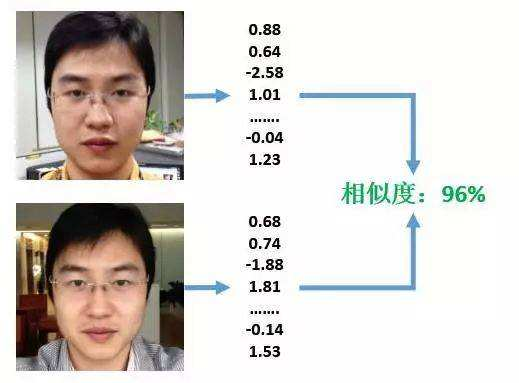
#> input picture Opencv_Learning/face4.jpeg, 519 x 383 px
$ jupyter execute '10 FaceRecog_Haar_Adaboost.ipynb'
#> lines starting #> are read from the running program, lines starting #| are printed output that depends on the picture; after the words box and inside, x2 and y2 are one past the last pixel; in counts of white or black regions, pixels touching at a corner belong together
## 10 人脸识别（ML）

Haar特征+Adaboost分类器

#### 1. Haar特征
haar由多个模板组成

- 特征运算量大<br>
    - haar模板 从上到下 从左到右移动<br>
img-100\*100 模板-10\*10 step=10 需要100次<br>
模板还需要缩放 10\*10 -> 11\*11（每次缩放10%） 缩放20级
    - $i.e:$ 1080\*720、10\*10、step=2 <br>
计算量 = 14个模板\*20级缩放\*( 1080/2\*720/2 )( 大约是这么多保持数量级不变即可 )\*(100个点的加减运算) = 50~100亿次<br>
    且帧率一般 >=15fps，则50～100亿\*15 = 1k亿次<br>
运算量非常大. 国外提出了积分图减少运算量<br>
- 积分图，可以进行特征的快速计算<br>
每个小方块分别用1234表示<br>
A（1）B（1、2，指的是图上一行）
C（1、3，一列）
D（1234，四个方块之和）

<br />

    - 计算方法：4 = A-B-C+D = 1 +1+2+3+4 -1-2 -1-3 =4<br>
任意一个方框可以用相邻的ABCD算出，可以把10\*10这样100个像素点的计算简化为3次加减<br>
问题是在正式计算之前，要把图片上所有像素遍历一次，计算出所有小方块
    - 训练终止条件：1）循环次数for count 2）最小检测概率p


#### 2. Adaboost分类器
三级（强分类器 弱分类器 node）<br>

一般有15-20个强分类器，只有目标都通过了这15-20个强分类器，才被认为是目标。<br>
$i.e:$ 3个强分类器各自有特征和阈值——x1 t1 x2 t2 x3 t3 <br>
if x1>t1 & x2>t2 & x4>t3， then 目标=苹果
- 强分类器=多个弱分类器，弱分类器=多个Node节点
- 弱分类器：用于计算x1、x2、x3，y是弱分类器的特征<br>
$i.e:$ 强分类器2由三个弱分类器组成，则x2 = sum(y1,y2,y3)
- Node: 用于计算y，z是node的特征，3个haar 对应 3个node节点<br>
$i.e:$ 对Node1来说，if haar1 > nodeT1，then z1=$\alpha_1$，else z1=$\alpha_2$<br>
if Z = sum(z1,z2,z3) > T ，then y1 = AA，else y1= BB

[CSDN博主讲解Adaboost](https://blog.csdn.net/v_july_v/article/details/40718799)

[cell 1]
# 1 load xml 2 load img 3 haar(gray) 4 detect 5 draw rect
import cv2
import numpy as np

face_xml = cv2.CascadeClassifier('haarcascade_frontalface_default.xml')
eye_xml = cv2.CascadeClassifier('haarcascade_eye.xml')
img = cv2.imread('face4.jpeg')
#> img is the input picture: shape (383, 519, 3); mean B, G, R 204.5, 209.6, 214.7
cv2.imshow('src', img)
# haar gray
gray = cv2.cvtColor(img, cv2.COLOR_BGR2GRAY)
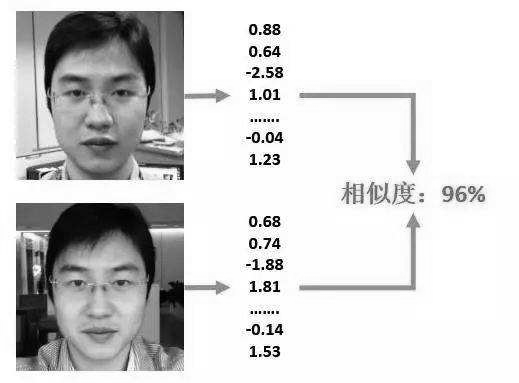
#> gray: shape (383, 519); min 0, max 255, mean 210.6
# detect  1 data 2 scale 3 target_size 目标最小不能小于5
faces = face_xml.detectMultiScale(gray, 1.3, 5)
#> faces = [[32, 39, 132, 132], [40, 235, 122, 122]]
print('face=',len(faces))
#| face= 2

# draw
for (x,y,w,h) in faces:
    cv2.rectangle(img,(x,y),(x+w,y+h),(255,0,0),2)
    roi_face=gray[y:y+h,x:x+w] # gray
    roi_color = img[y:y+h,x:x+w] # BGR
    # 参数必须是gray类型
    eyes=eye_xml.detectMultiScale(roi_face)
    print('eye=',len(eyes))
    for (e_x,e_y,e_w,e_h) in eyes:
        cv2.rectangle(roi_color,(e_x,e_y),(e_x+e_w,e_y+e_h),(0,255,0),2)
#> this loop made 2 passes
#> (x, y, w, h, eyes) on passes 1 to 2: (32, 39, 132, 132, [[28, 40, 30, 30], [72, 38, 31, 31]]), (40, 235, 122, 122, [[66, 34, 29, 29], [22, 33, 31, 31], [49, 42, 23, 23]])
#| eye= 2
#| eye= 3
#> pass 1, `roi_face=gray[y:y+h,x:x+w]`:
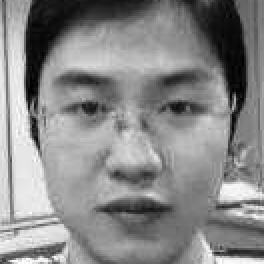
#> roi_face: shape (132, 132) (shown 2 times larger); min 0, max 255, mean 135.8
#> pass 1, `roi_color = img[y:y+h,x:x+w]`:
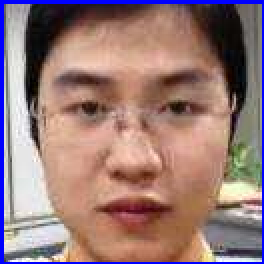
#> roi_color: shape (132, 132, 3) (shown 2 times larger); mean B, G, R 119.7, 122.3, 152.2
#> pass 2, `roi_face=gray[y:y+h,x:x+w]`:
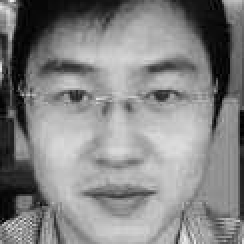
#> roi_face: shape (122, 122) (shown 2 times larger); min 0, max 241, mean 132.5
#> pass 2, `roi_color = img[y:y+h,x:x+w]`:
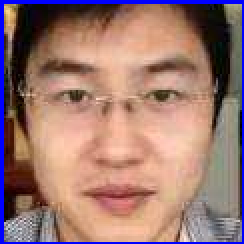
#> roi_color: shape (122, 122, 3) (shown 2 times larger); mean B, G, R 113.4, 120.2, 156.3
#> after the loop:
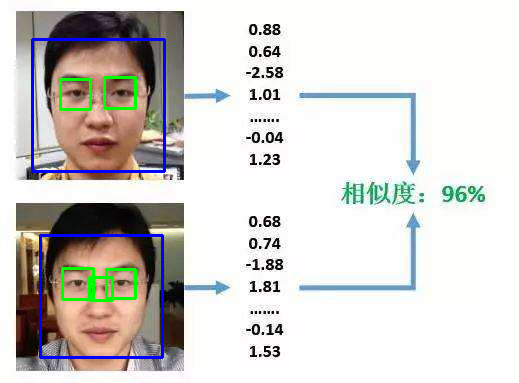
#> img: shape (383, 519, 3); 2.36% of pixels changed, all inside (x1, y1, x2, y2) = (31, 38, 166, 359)
#> after the loop:
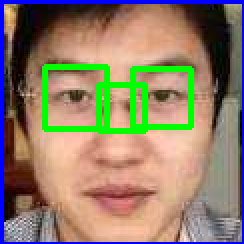
#> roi_color: shape (122, 122, 3) (shown 2 times larger); 6.29% of pixels changed, all inside (x1, y1, x2, y2) = (21, 32, 97, 67)
cv2.imshow('dst',img)
cv2.waitKey(0)
cv2.destroyAllWindows()

$ run again, with Opencv_Learning/face2.jpeg copied over Opencv_Learning/face4.jpeg
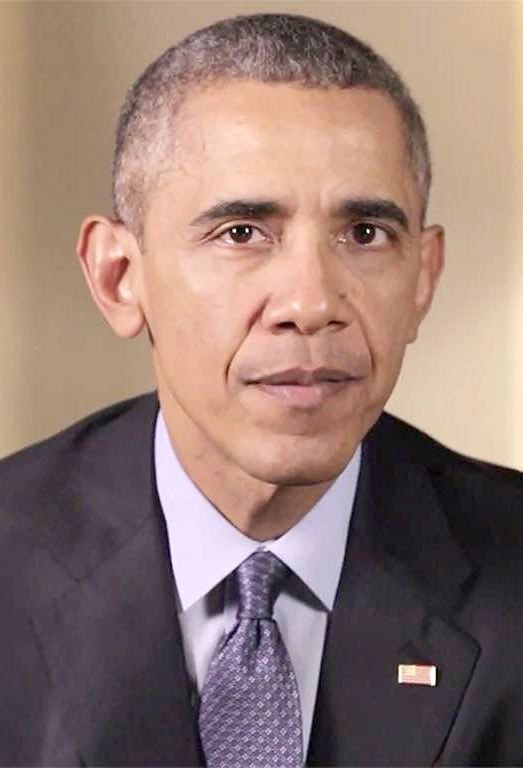
#> input picture Opencv_Learning/face2.jpeg, 523 x 768 px
#> img is the input picture: shape (768, 523, 3); mean B, G, R 115.3, 122.8, 147.9
#> `gray = cv2.cvtColor(img, cv2.COLOR_BGR2GRAY)`:
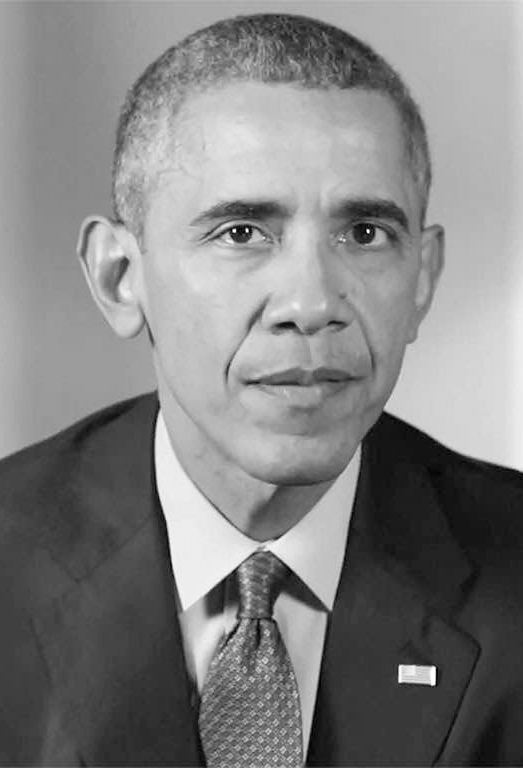
#> gray: shape (768, 523); min 1, max 255, mean 129.4
#> faces = [[128, 96, 347, 347]]
#| face= 1
#> the loop `for (x,y,w,h) in faces:` made 1 pass
#> (x, y, w, h, eyes) on pass 1: (128, 96, 347, 347, [[202, 101, 74, 74], [139, 215, 34, 34], [71, 97, 81, 81]])
#> (printed output is left out)
#> after the loop `for (x,y,w,h) in faces:`:
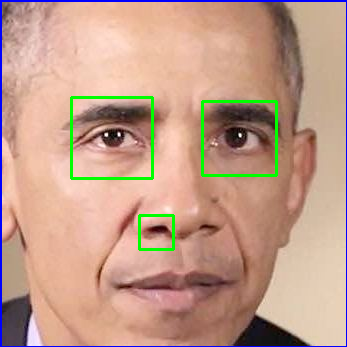
#> roi_color: shape (347, 347, 3); mean B, G, R 137.8, 156.7, 193
